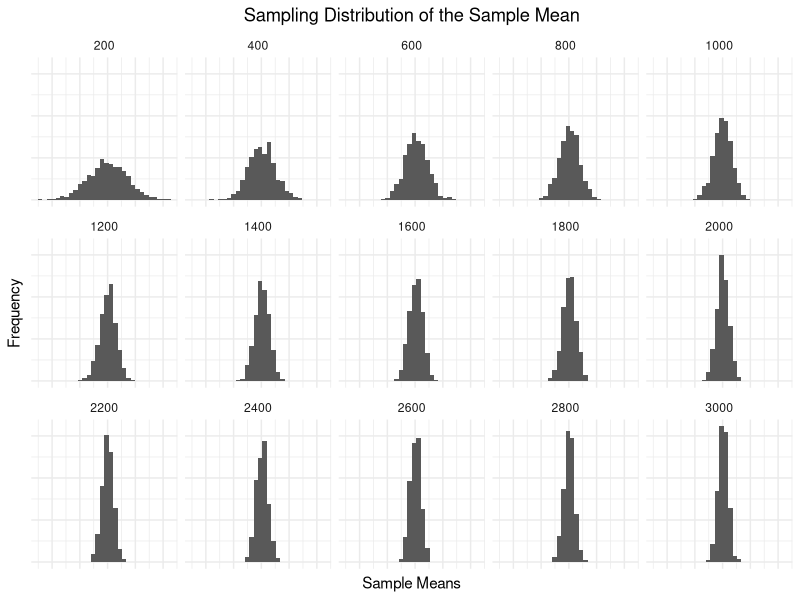
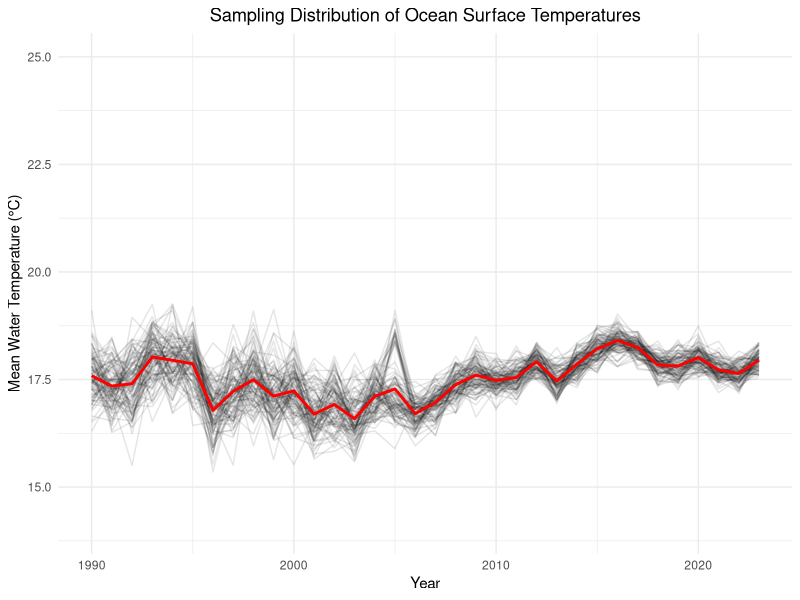

These figures' R source, in order:
# File name: Week3_Synch_Session.R
# Description: This script contains code for the Week 3 synchronous session with a focus on the sampling distribution
# Date created: 2024-09-06
# Author: Nicholas Bell (belln@sas.upenn.edu)

# Load the tidyverse
library(tidyverse)

# In the video lectures, we learned that we can decrease the dispersion (increase the precision) of our sample means by increasing our sample size. Yet, pollsters often use small sample sizes of around 1,000 respondents. Why don't pollsters use larger sample sizes to increase the precision of their estimates?

# Let's say we are measuring a variable with a mean of 50 and a standard deviation of 10. How much does the standard deviation of our sample means decrease as we increase our sample size?

population <- rnorm(100000, mean = 50, sd = 10)

sample_size_df <- tibble()
for (sample_size in seq(200, 3000, 200)) {
  sample_means <- replicate(1000, {
    mean(
      sample(population, sample_size, replace = TRUE)
    )
  })
  sample_means_df <- tibble(
    sample_size = sample_size,
    sample_means = sample_means
  )
  sample_size_df <- bind_rows(sample_size_df, sample_means_df)
}

ggplot(sample_size_df, aes(x = sample_means)) +
  geom_histogram() +
  facet_wrap(~sample_size, ncol = 5) +
  labs(
    title = "Sampling Distribution of the Sample Mean",
    x = "Sample Means",
    y = "Frequency"
  ) +
  theme_minimal() +
  theme(
    axis.text = element_blank(),
    axis.ticks = element_blank(),
    plot.title = element_text(hjust = 0.5)
  )

# Now let's work with some real data, specifically from NOAA's National Buoy Data Center (https://www.ndbc.noaa.gov/). The data contains hourly measurements of wind speed, wind direction, air temperature, and water temperature from over a thousand buoys around the world. I've already downloaded the data for you and generated the mean water surface temperature for each buoy for each year.
buoy <- read_csv("data/week3/buoydata.csv")

# Given this data, how certain can we be that global temperatures have been rising since 1990? It depends on the sampling distribution! When the sampling distribution is tight, we can be more certain that the observed trend is real. When the sampling distribution is wide, we can't be as certain.

# For each year since 1990, I am going to sample 5% of the buoys (with replacement) and calculate the mean water temperature. I will repeat this process 100 times for each year.
set.seed(20912)
sampling_dist <- tibble()
for (year in 1990:2023) {
  cat("Processing year:", year, "\n")
  for (i in 1:100) {
    sampled_buoys <- buoy |>
      filter(YEAR == year) |>
      slice_sample(prop = .25, replace = TRUE)
    mean_temp <- mean(sampled_buoys$WTMP, na.rm = TRUE)
    sampling_dist <- bind_rows(
      sampling_dist,
      tibble(
        YEAR = year,
        sample_mean = mean_temp,
        iteration = i
      )
    )
  }
}

# We can also calculate our estimate of the mean from our samples.
estimate_means <- sampling_dist |>
  group_by(date = make_datetime(YEAR)) |>
  summarize(estimate_mean = mean(sample_mean, na.rm = TRUE))

# Now, I'm going to plot the timeseries of sampled ocean surface temperatures, along with the mean.

sampling_dist |>
  mutate(date = make_datetime(YEAR)) |>
  ggplot() +
  geom_line(aes(x = date, y = sample_mean, group = iteration), alpha = 0.1) +
  geom_line(
    data = estimate_means,
    aes(x = date, y = estimate_mean),
    color = "red",
    size = 1
  ) +
  scale_y_continuous(limits = c(14, 25)) +
  theme_minimal() +
  labs(
    title = "Sampling Distribution of Ocean Surface Temperatures",
    x = "Year",
    y = "Mean Water Temperature (°C)"
  ) +
  theme(plot.title = element_text(hjust = 0.5))
